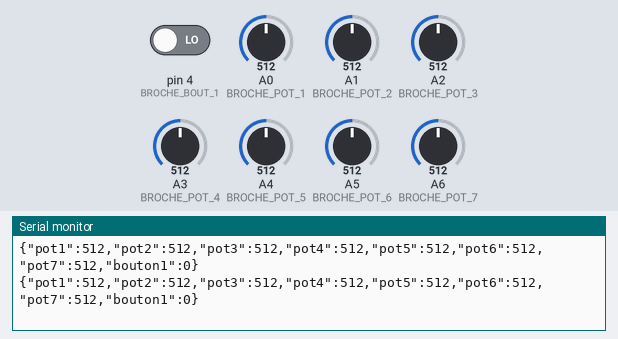
A sketch run on a simulated Arduino Nano, built with avr-gcc and run on an emulated ATmega328P. Parts: the last lines printed to the serial monitor. The inputs (shaded band) are chosen by the test bench; at power-on: A0 (BROCHE_POT_1) = 512, A4 (BROCHE_POT_5) = 512, pin 4 (BROCHE_BOUT_1) LOW, A1 (BROCHE_POT_2) = 512, A2 (BROCHE_POT_3) = 512, A3 (BROCHE_POT_4) = 512, A5 (BROCHE_POT_6) = 512, A6 (BROCHE_POT_7) = 512.

Above: at 1.2 s.
1.3 s: A0 (BROCHE_POT_1) set to 109
At 1.47 s:
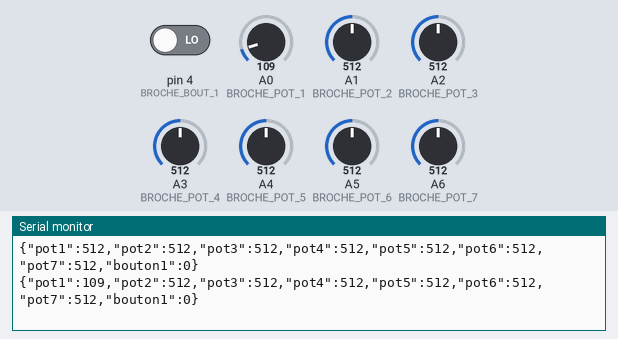
2.8 s: A0 (BROCHE_POT_1) set to 89
At 2.8 s:
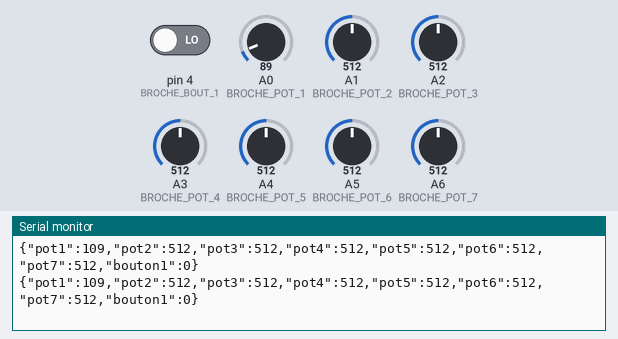
10.3 s: A4 (BROCHE_POT_5) set to 105
At 10.31 s:
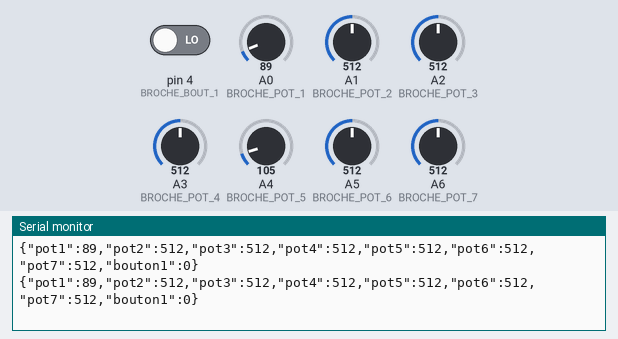
13.3 s: A4 (BROCHE_POT_5) set to 95
At 13.36 s:
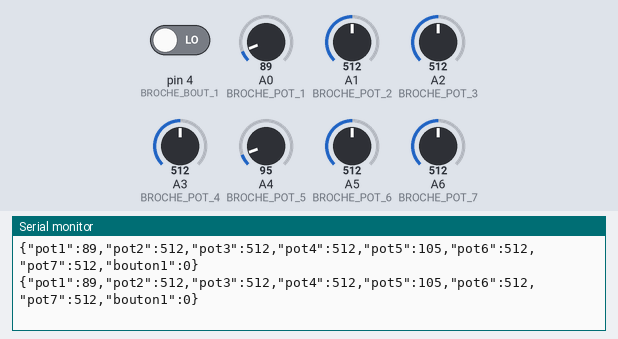
Timing chart, 0 to 15.8 s (numbered marks = the images above; inputs shaded):
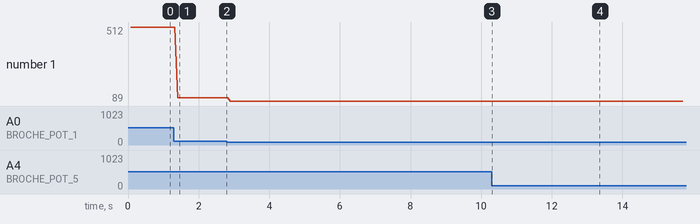

The sketch:

interface_physique_gray_scott.ino
```cpp
/*
 * Interface physique de contrôle pour manipuler un algorithme
 *   de réaction diffusion Gray-Scot, dans une application Processing
 * 7 potentiomètres, 1 boutons
 * les données sont envoyées en JSON à processing
 * Résidence «se défiler du travail»
 * Quimper, La Baleine, 28 avril 2021
 * Pierre Commenge, pierre@les porteslogiques.net
 * arduino 1.8.5 @ kirin / debian 9.5 stretch
 */

#define BROCHE_POT_1     A0
#define BROCHE_POT_2     A1
#define BROCHE_POT_3     A2
#define BROCHE_POT_4     A3
#define BROCHE_POT_5     A4
#define BROCHE_POT_6     A5
#define BROCHE_POT_7     A6

#define BROCHE_BOUT_1    4

boolean DEBUG = false;

int val1, val2, val3, val4, val5, val6, val7;
int b1;

void setup()
{
  Serial.begin(57600);
  pinMode(BROCHE_POT_1,  INPUT);
  pinMode(BROCHE_POT_2,  INPUT);
  pinMode(BROCHE_POT_3,  INPUT);
  pinMode(BROCHE_POT_4,  INPUT);
  pinMode(BROCHE_POT_5,  INPUT);
  pinMode(BROCHE_POT_6,  INPUT);
  pinMode(BROCHE_POT_7,  INPUT);
  pinMode(BROCHE_BOUT_1, INPUT);
}

void loop() {
  val1 = analogRead(BROCHE_POT_1);
  delay(10);
  val2 = analogRead(BROCHE_POT_2);
  delay(10);
  val3 = analogRead(BROCHE_POT_3);
  delay(10);
  val4 = analogRead(BROCHE_POT_4);
  delay(10);
  val5 = analogRead(BROCHE_POT_5);
  delay(10);
  val6 = analogRead(BROCHE_POT_6);
  delay(10);
  val7 = analogRead(BROCHE_POT_7);
  delay(10);

  if (digitalRead(BROCHE_BOUT_1) == HIGH) {
    b1 = 1023;
  } else {
    b1 = 0;
  }

  if (DEBUG) {  // Pour tester avec le traceur série
    Serial.print(val1);
    Serial.print(",");
    Serial.print(val2);
    Serial.print(",");
    Serial.print(val3);
    Serial.print(",");
    Serial.print(val4);
    Serial.print(",");
    Serial.print(val5);
    Serial.print(",");
    Serial.print(val6);
    Serial.print(",");
    Serial.print(val7);
    Serial.print(",");
    Serial.print(b1);
    Serial.println("");
  }

  if (!DEBUG) { // Pour envoyer les valeurs à Processing

    String json;

    json = "{\"pot1\":";
    json = json + val1;
    json = json + ",\"pot2\":";
    json = json + val2;
    json = json + ",\"pot3\":";
    json = json + val3;
    json = json + ",\"pot4\":";
    json = json + val4;
    json = json + ",\"pot5\":";
    json = json + val5;
    json = json + ",\"pot6\":";
    json = json + val6;
    json = json + ",\"pot7\":";
    json = json + val7;
    json = json + ",\"bouton1\":";
    json = json + b1;
    json = json + "}";

    Serial.println(json);
  }
}
```

Measured:
- after the input at 1.3 s, the serial monitor: prints a new line after 0.11 s (image 1)
- plotted number 1: 512 → 109 after the input at 1.3 s, 109 → 89 after the input at 2.8 s
